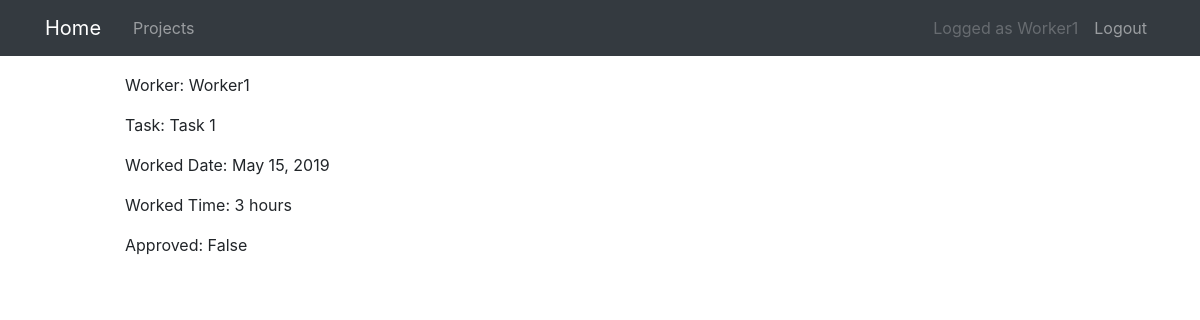
Before: /projects/3/2019-05-15/ (signed in) with the older database file.
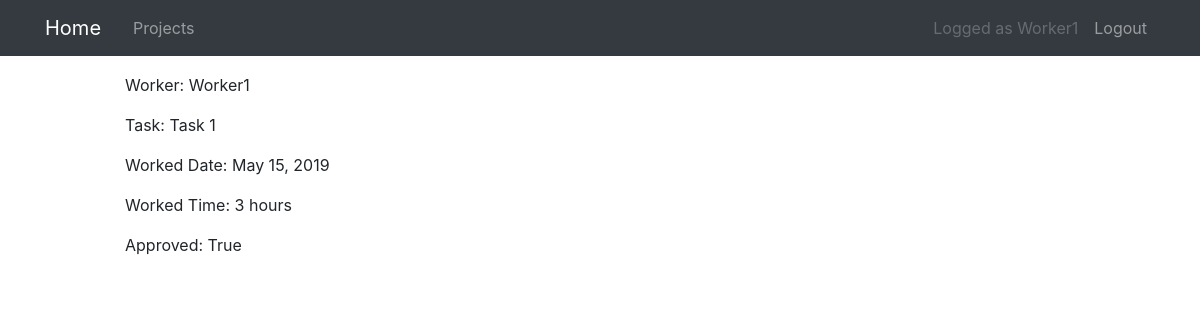
After: the same page with the newer database file.
### projects/models.py (models this page shows, shortened)
class DatePoint(models.Model):
    task = models.ForeignKey(Task, on_delete=models.CASCADE)
    worker = models.ForeignKey(User, on_delete=models.CASCADE)
    description = models.CharField(max_length=100, blank=True)
    worked_time = models.PositiveIntegerField()
    worked_date = models.DateField()
    date_created = models.DateTimeField(auto_now=True)
    approved = models.BooleanField(default=False)

class Task(models.Model):
    title = models.CharField(max_length=100)
    project = models.ForeignKey(Project, on_delete=models.CASCADE)

### projects/views.py (the view)
class DatePointListView(
    PermissionRequiredMixin, UserBelongsToProjectMixin, ListView
):
    model = DatePoint
    context_object_name = "datepoints"
    def get_queryset(self):
        queryset = DatePoint.objects.filter(
            task__project_id=self.kwargs["pk"]
        ).filter(worked_date=self.kwargs["date"])
        return queryset
    permission_required = "projects.view_datepoint"

### projects/mixins.py (called while the page is built)
    def test_func(self):
        user = self.request.user
        project_pk = self.kwargs["pk"]
        return self.check_user(user, project_pk)

    def check_user(self, user, project_pk):
        if user.groups.count() > 0:
            if user.groups.all()[0].name == "Worker":
                queryset = Project.objects.filter(id=project_pk, worker=user)
                if queryset.count() > 0:
                    return True
            elif user.groups.all()[0].name == "Manager":
                queryset = Project.objects.filter(id=project_pk, manager=user)
                if queryset.count() > 0:
                    return True
        else:
            return False

### projects/templates/projects/datepoint_list.html (shortened to what this page needs)
{% extends "projects/base.html" %}
{% block content %}
{% for datepoint in datepoints %}
<div class="row">
    <div>
        <p>Worker: {{ datepoint.worker }} </p>
        <p>Task: {{ datepoint.task.title }} </p>
        <p>Worked Date: {{ datepoint.worked_date }} </p>
        <p>Worked Time: {{ datepoint.worked_time }} hours</p>
        <p>Approved: {{ datepoint.approved }}</p>
    </div>
</div>
{% endfor %}
{% endblock content %}

Changed rows visible on the page:
changed DatePoint "Worker1": approved "False" → "True"
